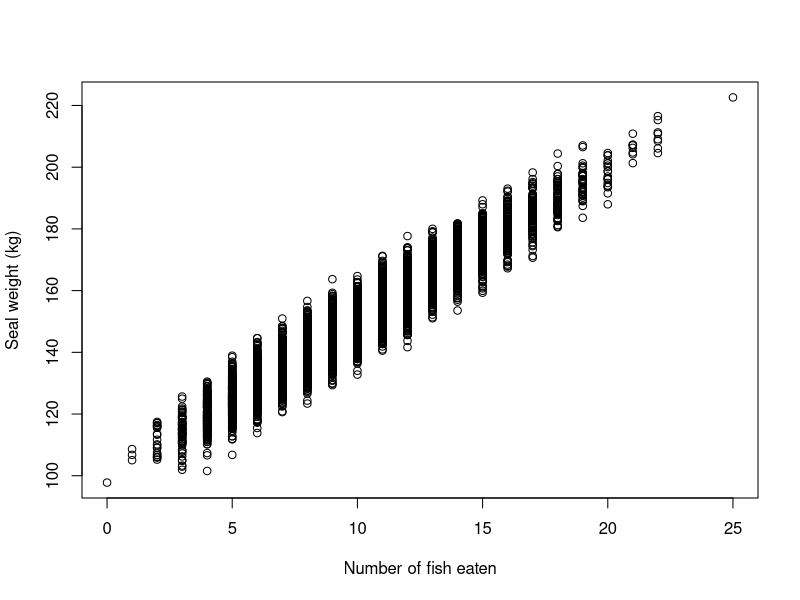
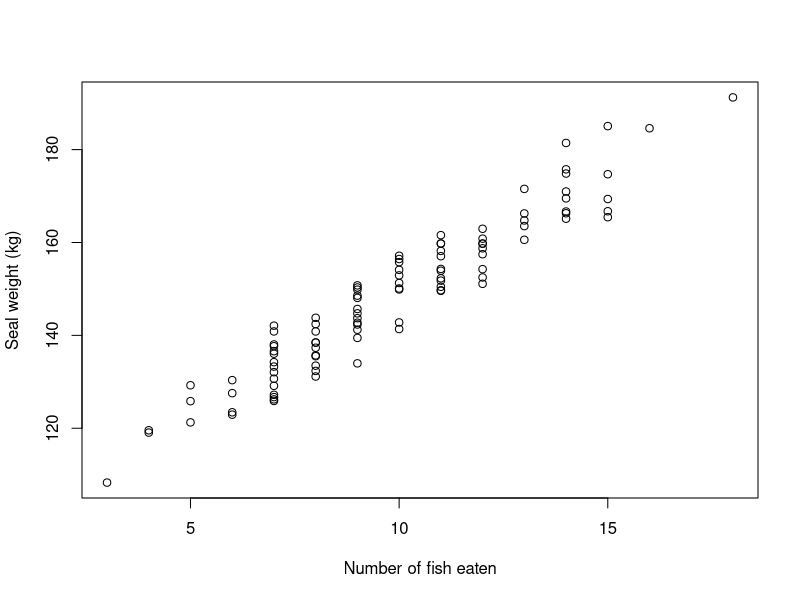
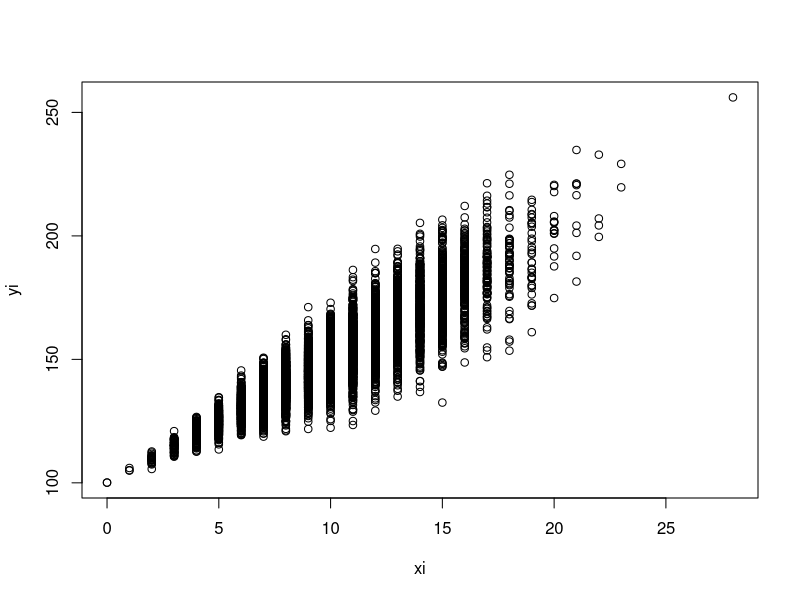

Source code (R) for these figures, in order:
## ---- chunk 1
knitr::opts_chunk$set(echo = TRUE)
## ---- chunk 2
# set the number of seals in the population
N <- 10000

# draw 10 000 xi values from a Poisson distribution with lambda = 10
xi <- rpois(n = N, lambda = 10)
## ---- chunk 3
# set the population-level beta parameters
B0 <- 100
B1 <- 5

# simulate the yi values for the 10 000 seals with some normally distributed error
yi <- B0 + (B1*xi) + rnorm(n = N, 0, 5)
## ---- chunk 4
plot(yi ~ xi, ylab = "Seal weight (kg)", xlab = "Number of fish eaten")
## ---- chunk 5
# take a random sample of seals from the population
n_id <- sample(1:N, size = 100)

# get the relevant xi values
xi_s <- xi[n_id]

# get the relevant yi values
yi_s <- yi[n_id]

# plot the relationship between xi_s and yi_s of the sample
plot(xi_s, yi_s, ylab = "Seal weight (kg)", xlab = "Number of fish eaten")

## ---- chunk 6
# fit the linear regression model
lm1 <- lm(yi_s ~ xi_s)

# check the estimated model coefficients
print(lm1)
## ---- chunk 7
# check the summary output
summary(lm1)
## ---- chunk 8
# check the confidence intervals around b0 and b1
confint(lm1)
## ---- chunk 9
# set a seed for reproducibility
set.seed(339)

# set-up the number of studies
N_studies <- 1000

# set-up output vectors
b0_vec <- vector(length = N_studies)
b1_vec <- vector(length = N_studies)

for(i in 1:N_studies) {
  
  # take a random sample of seals from the population
n_id <- sample(1:N, size = 100)

# get the relevant xi values
xi_s <- xi[n_id]

# get the relevant yi values
yi_s <- yi[n_id]

# fit the linear model
lmx <- lm(yi_s ~ xi_s)

# calculate the confidence intervals
cix <- confint(lmx)

# test if B0 is within the confidence interval
b0_vec[i] <- (cix[1,][1] < B0) && (B0 < cix[1,][2])

# test if B1 is within the confidence interval
b1_vec[i] <- (cix[2,][1] < B1) && (B1 < cix[2,][2])
  
}

## ---- chunk 10
# how many of the calculated confidence intervals contained the true population parameter B0:
sum(b0_vec)

# how many of the calculated confidence intervals contained the true population parameter B1:
sum(b1_vec)
## ---- chunk 11
# set seed for reproducibility
set.seed(4502945)

# set the number of seals in the population
N <- 10000

# draw 10 000 xi values from a Poisson distribution with lambda = 10
xi <- rpois(n = N, lambda = 10)

# set the population-level beta parameters
B0 <- 100
B1 <- 5

# simulate the yi values for the 10 000 seals with some lognormal error
yi <- B0 + (B1*xi) + rnorm(n = N, mean = 0.1, sd = 0.75*xi)
## ---- chunk 12
# plot the results
plot(yi ~ xi)
## ---- chunk 13
# set a seed for reproducibility
set.seed(450297)

# set-up the number of studies
N_studies <- 1000

# set-up output vectors
b0_vec <- vector(length = N_studies)
b1_vec <- vector(length = N_studies)

for(i in 1:N_studies) {
  
  # take a random sample of seals from the population
n_id <- sample(1:N, size = 100)

# get the relevant xi values
xi_s <- xi[n_id]

# get the relevant yi values
yi_s <- yi[n_id]

# fit the linear model
lmx <- lm(yi_s ~ xi_s)

# calculate the confidence intervals
cix <- confint(lmx)

# test if B0 is within the confidence interval
b0_vec[i] <- (cix[1,][1] < B0) && (B0 < cix[1,][2])

# test if B1 is within the confidence interval
b1_vec[i] <- (cix[2,][1] < B1) && (B1 < cix[2,][2])
  
}

## ---- chunk 14
# how many of the calculated confidence intervals contained the true population parameter B0:
sum(b0_vec)

# how many of the calculated confidence intervals contained the true population parameter B1:
sum(b1_vec)
